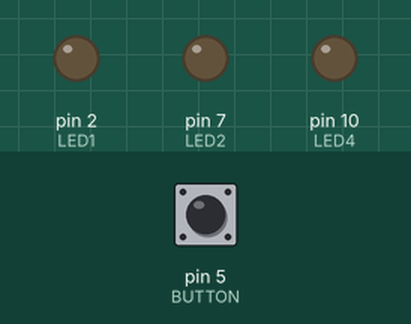
Recording of a sketch running on a simulated Arduino Uno, built with avr-gcc and run on an emulated ATmega328P. Parts: output pins drawn as LEDs (lit = HIGH). Inputs (shaded band) come from the test bench; at power-on: pin 5 (BUTTON) LOW.

Above: at 1.2 s.
1.3 s: pin 5 (BUTTON) pulled HIGH for 0.15 s
At 2.5 s:
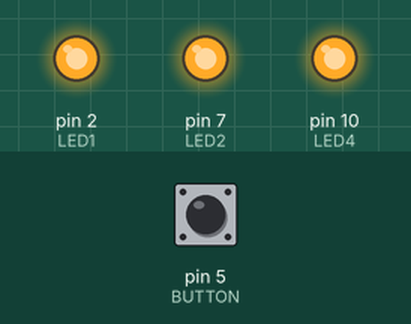
2.9 s: pin 5 (BUTTON) pulled HIGH for 1 s
At 3.8 s:
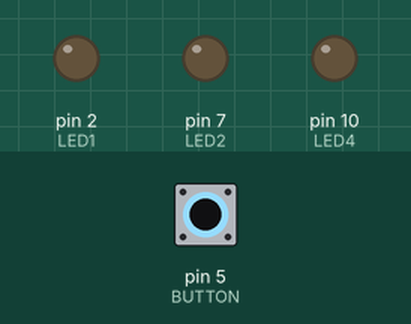
5.4 s: pin 5 (BUTTON) pulled HIGH for 3.2 s
At 5.7 s:
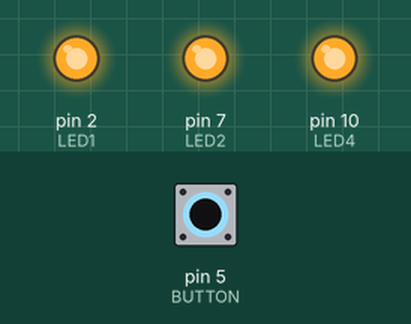
Timing chart, 0 to 8.4 s (numbered marks = the images above; inputs shaded):
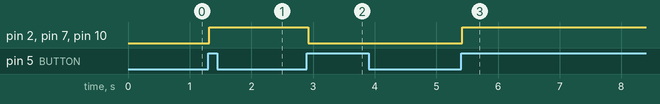

Measured:
- after the input at 1.3 s, pin 2 (LED1), pin 7 (LED2), pin 10 (LED4): LOW → HIGH at once
- after the input at 2.9 s, pin 2 (LED1), pin 7 (LED2), pin 10 (LED4): HIGH → LOW at once
- after the input at 5.4 s, pin 2 (LED1), pin 7 (LED2), pin 10 (LED4): LOW → HIGH at once

The sketch:

Relay_LED3.ino
```cpp
// Blinking Relay-LED

const int LED4 = 10;
const int LED1 = 2;
const int LED2 = 7;

const int BUTTON = 5;//the input pin where the

int val = 0;         //val will be used to store the state
                     //of the input pin
int old_val = 0;     //this variable stores the previous
                     //value of "val"
int state = 0;       //0 = LED off while 1 = LED on

void setup() {
  // put your setup code here, to run once:
pinMode(LED4, OUTPUT); // sets the digital pin as output
pinMode(LED1, OUTPUT); // sets the digital pin as output
pinMode(LED2, OUTPUT); // sets the digital pin as output
pinMode(BUTTON,INPUT);  //and the Button is an input
}

void loop() {
  // put your main code here, to run repeatedly:

val = digitalRead(BUTTON);//read input value and store it

if ((val == HIGH)&&(old_val==LOW)){
  delay(10);
}
if ((val == HIGH)&&(old_val==LOW)){
  state = 1 - state;
  delay(10);
}
old_val = val;          //val is now old, let's store it

if (state == 1){
digitalWrite(LED4, HIGH); // turns the LED on
digitalWrite(LED1, HIGH); // turns the LED on
digitalWrite(LED2, HIGH); // turns the LED on

}else{
digitalWrite(LED4, LOW);  // turns the LED off
digitalWrite(LED1, LOW);  // turns the LED off
digitalWrite(LED2, LOW);  // turns the LED off
}

           // waits for a second

}
```
